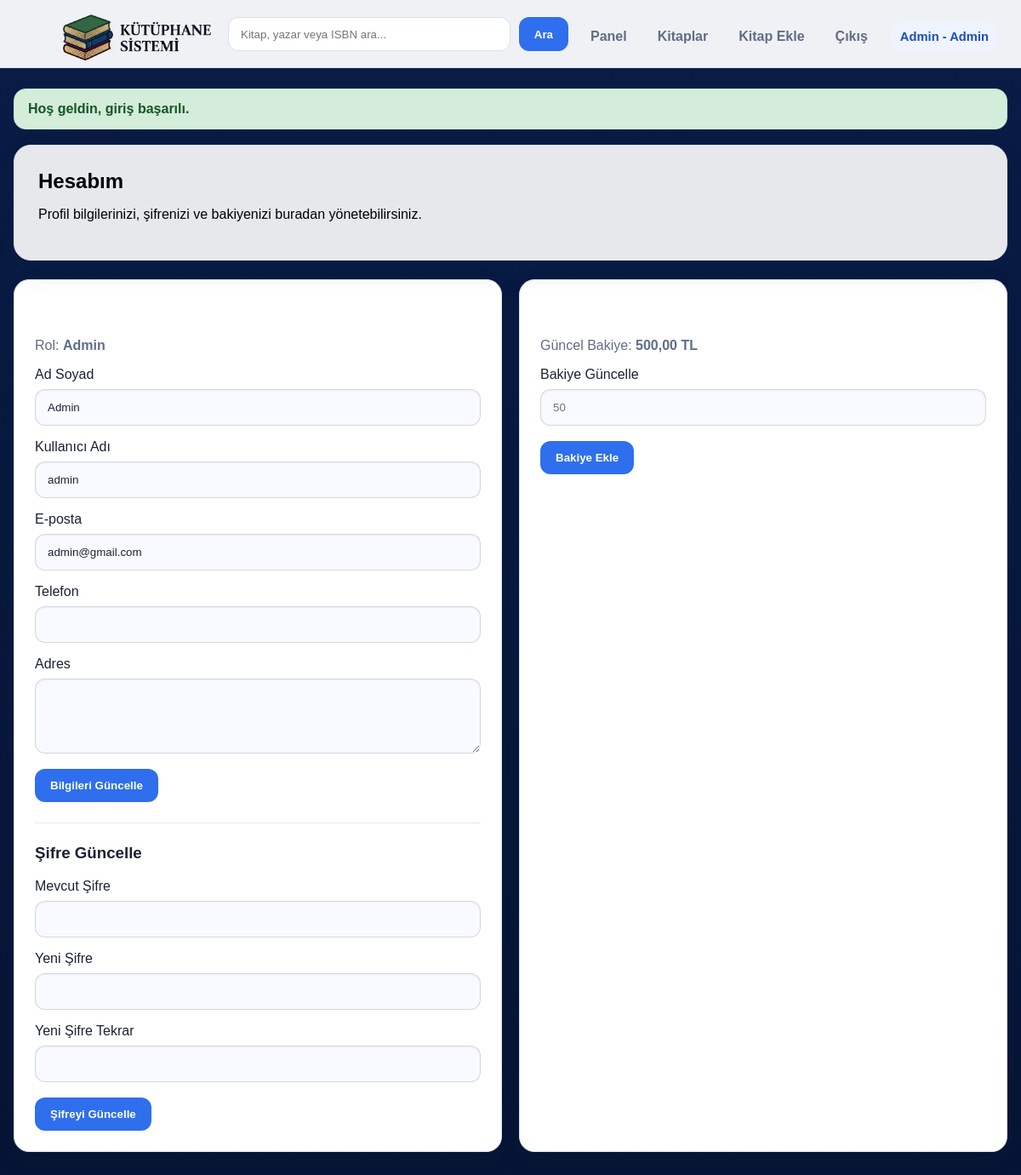
The app's page /account.php (signed in) with its own data.
### tables this page shows
CREATE TABLE `users` (
  `id` int(11) NOT NULL,
  `full_name` varchar(120) NOT NULL,
  `username` varchar(60) NOT NULL,
  `email` varchar(120) NOT NULL,
  `phone` varchar(30) DEFAULT NULL,
  `address` varchar(255) DEFAULT NULL,
  `password_hash` varchar(255) NOT NULL,
  `role` enum('admin','member') NOT NULL DEFAULT 'member',
  `remember_token_hash` varchar(64) DEFAULT NULL,
  `remember_token_expires_at` datetime DEFAULT NULL,
  `balance` decimal(10,2) NOT NULL DEFAULT 0.00,
  `created_at` timestamp NOT NULL DEFAULT current_timestamp()
);

### db.php (called while the page is built, shortened)
<?php
function db(): PDO
{
    $dsn = 'mysql:host=' . DB_HOST . ';dbname=' . DB_NAME . ';charset=utf8mb4';
    $options = [
        PDO::ATTR_ERRMODE => PDO::ERRMODE_EXCEPTION,
        PDO::ATTR_DEFAULT_FETCH_MODE => PDO::FETCH_ASSOC,
    ];
    $pdo = new PDO($dsn, DB_USER, DB_PASS, $options);
    return $pdo;
}

### account.php (the view, shortened to what this page needs)
<?php
require_once __DIR__ . '/auth.php';
require_login();
require_once __DIR__ . '/partials/header.php';
?>
<section class="hero">
    <h1>Hesabım</h1>
    <p class="muted">Profil bilgilerinizi, şifrenizi ve bakiyenizi buradan yönetebilirsiniz.</p>
</section>
<section class="grid grid-2">
    <div class="form-card">
        <h2>Hesap Bilgileri</h2>
        <p class="muted">
            Rol: <strong><?= e($user['role'] === 'member' ? 'Üye' : ($user['role'] === 'admin' ? 'Admin' : $user['role'])) ?></strong>
        </p>
        <form method="post" action="">
            <div class="form-group">
                <label for="full_name">Ad Soyad</label>
                <input class="form-control" id="full_name" name="full_name" type="text" value="<?= e($user['full_name']) ?>" required>
            </div>
            <div class="form-group">
                <label for="username">Kullanıcı Adı</label>
                <input class="form-control" id="username" name="username" type="text" value="<?= e($user['username']) ?>" required>
            </div>
            <div class="form-group">
                <label for="email">E-posta</label>
                <input class="form-control" id="email" name="email" type="email" value="<?= e($user['email']) ?>" required>
            </div>
            <div class="form-group">
                <label for="phone">Telefon</label>
                <input class="form-control" id="phone" name="phone" type="text" value="<?= e($user['phone'] ?? '') ?>">
            </div>
            <div class="form-group">
                <label for="address">Adres</label>
                <textarea class="form-control" id="address" name="address" rows="4"><?= e($user['address'] ?? '') ?></textarea>
            </div>
            <div class="form-actions">
                <button type="submit">Bilgileri Güncelle</button>
            </div>
        </form>
        <hr style="margin: 24px 0; border: 0; border-top: 1px solid #e5e7eb;">
        <h3>Şifre Güncelle</h3>
        <form method="post" action="">
            <div class="form-group">
                <label for="current_password">Mevcut Şifre</label>
                <input class="form-control" id="current_password" name="current_password" type="password" required>
            </div>
            <div class="form-group">
                <label for="new_password">Yeni Şifre</label>
                <input class="form-control" id="new_password" name="new_password" type="password" required>
            </div>
            <div class="form-group">
                <label for="confirm_password">Yeni Şifre Tekrar</label>
                <input class="form-control" id="confirm_password" name="confirm_password" type="password" required>
            </div>
            <div class="form-actions">
                <button type="submit">Şifreyi Güncelle</button>
            </div>
        </form>
    </div>
    <div class="form-card">
        <h2>Bakiye İşlemleri</h2>
        <p class="muted">
            Güncel Bakiye: <strong><?= e(format_money($user['balance'])) ?></strong>
        </p>
        <form method="post" action="">
            <div class="form-group">
                <label for="amount">Bakiye Güncelle</label>
                <input class="form-control" id="amount" name="amount" type="number" min="0" step="0.01" placeholder="50" required>
            </div>
            <div class="form-actions">
                <button type="submit">Bakiye Ekle</button>
            </div>
        </form>
    </div>
</section>
<?php require_once __DIR__ . '/partials/footer.php'; ?>

### partials/header.php (shortened to what this page needs)
<?php
$user = current_user();
?>
<!doctype html>
<html lang="tr">
<head>
    <link rel="stylesheet" href="<?= e(url('assets/css/style.css?v=' . time())) ?>">
</head>
<body>
<div class="layout">
    <header class="topbar">
        <div class="brand">
            <a href="<?= e(url(is_logged_in() ? 'dashboard.php' : 'login.php')) ?>">
            </a>
        </div>
        <?php if ($user): ?>
            <form class="top-search" action="<?= e(url('books.php')) ?>" method="get">
                <input
                    type="text"
                    name="q"
                    value="<?= e($_GET['q'] ?? '') ?>"
                    placeholder="Kitap, yazar veya ISBN ara..."
                >
                <button type="submit">Ara</button>
            </form>
            <nav class="nav-links">
                <a href="<?= e(url('dashboard.php')) ?>">Panel</a>
                <a href="<?= e(url('books.php')) ?>">Kitaplar</a>
                <?php if ($user['role'] === 'admin'): ?>
                    <a href="<?= e(url('add_book.php')) ?>">Kitap Ekle</a>
                <?php endif; ?>
                <a href="<?= e(url('logout.php')) ?>">Çıkış</a>
            </nav>
            <div class="user-chip">
                <?= e($user['full_name']) ?> - <?= $user['role'] === 'admin' ? 'Admin' : 'üye' ?>
            </div>
        <?php endif; ?>
    </header>
    <main class="page-wrapper">
        <?= display_flash() ?>

### records on screen
users: full_name "Admin", role "Admin", username "admin", email "admin@gmail.com", balance "500,00 TL"

### other values on screen
$flash['message'] "Hoş geldin, giriş başarılı."
